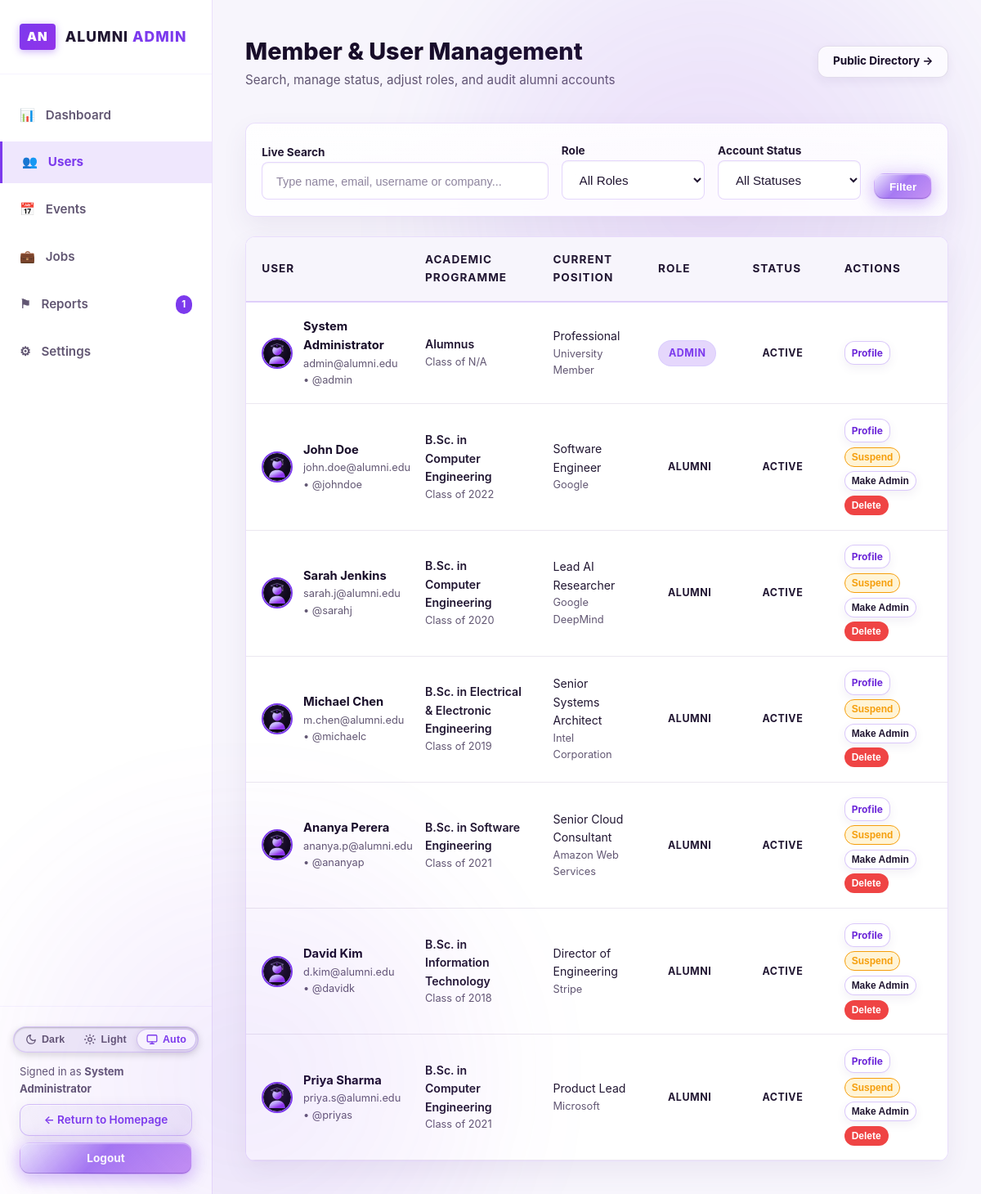
Before: /admin/users.php (signed in) with the older database file.
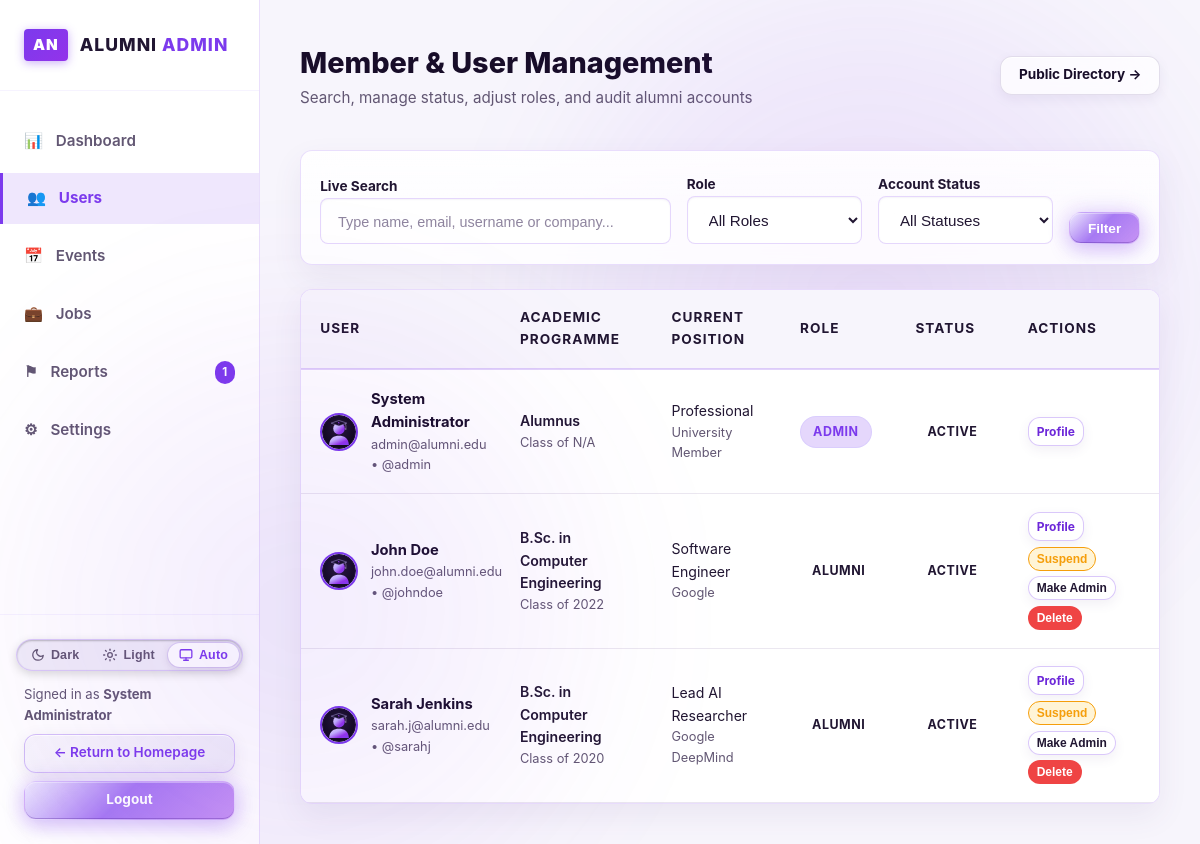
After: the same page with the newer database file.
### tables this page shows
CREATE TABLE IF NOT EXISTS users (
    id INT AUTO_INCREMENT PRIMARY KEY,
    username VARCHAR(50) NOT NULL UNIQUE,
    first_name VARCHAR(50) NOT NULL,
    last_name VARCHAR(50) NOT NULL,
    email VARCHAR(100) NOT NULL UNIQUE,
    password VARCHAR(255) NOT NULL,
    role ENUM('alumni', 'admin') NOT NULL DEFAULT 'alumni',
    status ENUM('active', 'suspended') NOT NULL DEFAULT 'active',
    created_at TIMESTAMP DEFAULT CURRENT_TIMESTAMP,
    INDEX idx_users_role (role),
    INDEX idx_users_status (status)
);

CREATE TABLE IF NOT EXISTS alumni_profiles (
    id INT AUTO_INCREMENT PRIMARY KEY,
    user_id INT NOT NULL,
    graduation_year INT NOT NULL,
    degree_programme VARCHAR(150) NOT NULL,
    department VARCHAR(150) NOT NULL,
    current_job_title VARCHAR(150) NULL,
    current_company VARCHAR(150) NULL,
    location VARCHAR(150) NULL,
    phone VARCHAR(30) NULL,
    linkedin_url VARCHAR(255) NULL,
    bio TEXT NULL,
    skills TEXT NULL,
    profile_picture VARCHAR(255) DEFAULT 'default-avatar.svg',
    is_public TINYINT(1) NOT NULL DEFAULT 1,
    updated_at TIMESTAMP DEFAULT CURRENT_TIMESTAMP ON UPDATE CURRENT_TIMESTAMP,
    INDEX idx_profiles_user (user_id),
    INDEX idx_profiles_grad_year (graduation_year),
    INDEX idx_profiles_department (department),
    FOREIGN KEY (user_id) REFERENCES users(id) ON DELETE CASCADE
);

### config/db.php (called while the page is built, shortened)
<?php
function current_user_id() {
    return $_SESSION['user_id'] ?? null;
}
$db_host = '127.0.0.1';
$db_name = 'alumni_network';
$db_user = 'root';
$db_pass = '';
try {
    $db_connected = true;
} catch (PDOException $e) {
    try {
        $root_pdo = new PDO("mysql:host={$db_host};charset=utf8mb4", $db_user, $db_pass);
        $root_pdo->exec("CREATE DATABASE IF NOT EXISTS `{$db_name}` CHARACTER SET utf8mb4 COLLATE utf8mb4_unicode_ci");
        $pdo = new PDO("mysql:host={$db_host};dbname={$db_name};charset=utf8mb4", $db_user, $db_pass, [
            PDO::ATTR_ERRMODE => PDO::ERRMODE_EXCEPTION,
            PDO::ATTR_DEFAULT_FETCH_MODE => PDO::FETCH_ASSOC
        ]);
        $schemaPath = __DIR__ . '/../database/schema.sql';
        if (file_exists($schemaPath)) {
            $sql = file_get_contents($schemaPath);
            $pdo->exec($sql);
        }
        $db_connected = true;
    } catch (Exception $sub_ex) {
        $db_connected = false;
    }
}
function get_base_url() {
    $script_dir = str_replace('\\', '/', dirname($_SERVER['SCRIPT_NAME']));
    $parts = array_values(array_filter(explode('/', trim($script_dir, '/')), function($p) {
        return $p !== '' && $p !== '.';
    }));
    if (!empty($parts) && in_array(end($parts), ['auth', 'admin', 'config', 'includes'])) {
        array_pop($parts);
    }
    $path = implode('/', $parts);
    return '/' . ($path ? $path . '/' : '');
}

### includes/functions.php (called while the page is built, shortened)
<?php
require_once __DIR__ . '/../config/db.php';
function get_user_avatar_url($profile_picture = null) {
    $baseUrl = get_base_url();
    return $baseUrl . 'assets/images/default-avatar.svg';
}

### admin/users.php (the view, shortened to what the rows shown need)
<?php
require_once __DIR__ . '/../config/db.php';
require_once __DIR__ . '/../includes/functions.php';
$baseUrl = get_base_url();
$usersList = [];
if ($db_connected && $pdo) {
    try {
        $sql = "
            SELECT u.*, p.degree_programme, p.graduation_year, p.current_company, p.current_job_title, p.profile_picture
            FROM users u
            LEFT JOIN alumni_profiles p ON p.id = (
                SELECT id FROM alumni_profiles WHERE user_id = u.id ORDER BY id DESC LIMIT 1
            )
            WHERE 1=1
        ";
        $params = [];
        $sql .= " ORDER BY (u.id = 1) DESC, u.created_at DESC";
        $stmt = $pdo->prepare($sql);
        $stmt->execute($params);
        $usersList = $stmt->fetchAll();
    } catch (Exception $e) {
        $usersList = [];
    }
}
?>
<!DOCTYPE html>
<html lang="en">
<head>
    <link rel="stylesheet" href="<?php echo $baseUrl; ?>assets/css/style.css">
</head>
<body style="background: var(--bg-color);">
<div class="admin-layout">
    <main class="admin-main">
        <div class="admin-header">
            <div>
                <h1 class="admin-title">Member & User Management</h1>
            </div>
        </div>
        <div class="card" style="padding: 0; overflow-x: auto;">
            <table class="table admin-table" id="usersTable" style="margin: 0;">
                <thead>
                    <tr>
                        <th>User</th>
                        <th>Academic Programme</th>
                        <th>Current Position</th>
                        <th>Role</th>
                        <th>Status</th>
                        <th>Actions</th>
                    </tr>
                </thead>
                <tbody>
                    <?php if (empty($usersList)): ?>
                        <tr>
                            <td colspan="6" style="text-align: center; padding: 3rem; color: var(--text-muted);">
                                No users found matching query.
                            </td>
                        </tr>
                    <?php else: ?>
                        <?php foreach ($usersList as $u): ?>
                            <tr class="user-row">
                                <td>
                                    <div style="display: flex; align-items: center; gap: 0.8rem;">
                                        <img src="<?php echo get_user_avatar_url($u['profile_picture'] ?? 'default-avatar.svg'); ?>"
                                             alt="Avatar" style="width: 38px; height: 38px; border-radius: 50%; object-fit: cover; border: 2px solid var(--accent-color);">
                                        <div>
                                            <strong class="user-fullname" style="color: var(--text-light);">
                                                <?php echo htmlspecialchars($u['first_name'] . ' ' . $u['last_name']); ?>
                                            </strong>
                                            <div class="user-email" style="font-size: 0.8rem; color: var(--text-muted);">
                                                <?php echo htmlspecialchars($u['email']); ?> &bull; @<?php echo htmlspecialchars($u['username']); ?>
                                            </div>
                                        </div>
                                    </div>
                                </td>
                                <td>
                                    <div style="font-size: 0.88rem; font-weight: 600;">
                                        <?php echo htmlspecialchars($u['degree_programme'] ?? 'Alumnus'); ?>
                                    </div>
                                    <div style="font-size: 0.8rem; color: var(--text-muted);">
                                        Class of <?php echo htmlspecialchars($u['graduation_year'] ?? 'N/A'); ?>
                                    </div>
                                </td>
                                <td>
                                    <div class="user-company" style="font-size: 0.88rem;">
                                        <?php echo htmlspecialchars($u['current_job_title'] ?? 'Professional'); ?>
                                    </div>
                                    <div style="font-size: 0.8rem; color: var(--text-muted);">
                                        <?php echo htmlspecialchars($u['current_company'] ?? 'University Member'); ?>
                                    </div>
                                </td>
                                <td>
                                    <?php if ($u['role'] === 'admin'): ?>
                                        <span class="badge" style="background: rgba(124, 58, 237, 0.2); color: var(--pale-highlight); border: 1px solid rgba(196, 181, 253, 0.3);">Admin</span>
                                    <?php else: ?>
                                        <span class="badge badge-secondary">Alumni</span>
                                    <?php endif; ?>
                                </td>
                                <td>
                                    <?php if ($u['status'] === 'active'): ?>
                                        <span class="badge badge-success">Active</span>
                                    <?php else: ?>
                                        <span class="badge badge-danger">Suspended</span>
                                    <?php endif; ?>
                                </td>
                                <td>
                                    <div style="display: flex; gap: 0.35rem; align-items: center; flex-wrap: wrap;">
                                        <a href="../profile.php?id=<?php echo $u['id']; ?>" target="_blank" class="btn btn-outline-light btn-sm" style="font-size: 0.75rem; padding: 0.25rem 0.5rem; color: var(--accent-light);" title="View Public Profile">
                                            Profile
                                        </a>
                                        <?php if ($u['id'] !== 1 && $u['id'] !== current_user_id()): ?>
                                            <form method="POST" action="users.php" style="display: inline;">
                                                <?php if ($u['status'] === 'active'): ?>
                                                    <button type="submit" class="btn btn-sm" style="background: #FFF4D6; color: var(--warning-color); border: 1px solid var(--warning-color); font-size: 0.75rem; padding: 0.25rem 0.5rem;" onclick="return confirm('Suspend this user account?');">
                                                        Suspend
                                                    </button>
                                                <?php else: ?>
                                                    <button type="submit" class="btn btn-sm btn-outline-gold" style="font-size: 0.75rem; padding: 0.25rem 0.5rem;">
                                                        Activate
                                                    </button>
                                                <?php endif; ?>
                                            </form>
                                            <form method="POST" action="users.php" style="display: inline;">
                                                <button type="submit" class="btn btn-outline-light btn-sm" style="font-size: 0.75rem; padding: 0.25rem 0.5rem; color: var(--text-color);" onclick="return confirm('Change user role to <?php echo ($u['role'] === 'admin') ? 'Alumni' : 'Admin'; ?>?');">
                                                    <?php echo ($u['role'] === 'admin') ? 'Demote' : 'Make Admin'; ?>
                                                </button>
                                            </form>
                                            <form method="POST" action="users.php" style="display: inline;">
                                                <button type="submit" class="btn btn-sm" style="background: var(--danger-color); color: #fff; font-size: 0.75rem; padding: 0.25rem 0.5rem;" onclick="return confirm('PERMANENT DELETION: Are you sure you want to completely delete this user and all associated records?');">
                                                    Delete
                                                </button>
                                            </form>
                                        <?php endif; ?>
                                    </div>
                                </td>
                            </tr>
                        <?php endforeach; ?>
                    <?php endif; ?>
                </tbody>
            </table>
        </div>
    </main>
</div>
</body>
</html>

Changed rows visible on the page:
removed alumni_profiles: profile_picture (placeholder picture), user.last_name "Michael Chen", user.email "m.chen@alumni.edu", user.username "michaelc", degree_programme "B.Sc. in Electrical & Electronic Engineering", graduation_year "2019", current_job_title "Senior Systems Architect", current_company "Intel Corporation", shows "ALUMNI", shows "Suspend", shows "Make Admin"
removed alumni_profiles: profile_picture (placeholder picture), user.last_name "Ananya Perera", user.email "ananya.p@alumni.edu", user.username "ananyap", degree_programme "B.Sc. in Software Engineering", graduation_year "2021", current_job_title "Senior Cloud Consultant", current_company "Amazon Web Services", shows "ALUMNI", shows "Suspend", shows "Make Admin"
removed alumni_profiles: profile_picture (placeholder picture), user.last_name "David Kim", user.email "d.kim@alumni.edu", user.username "davidk", degree_programme "B.Sc. in Information Technology", graduation_year "2018", current_job_title "Director of Engineering", current_company "Stripe", shows "ALUMNI", shows "Suspend", shows "Make Admin"
removed alumni_profiles: profile_picture (placeholder picture), user.last_name "Priya Sharma", user.email "priya.s@alumni.edu", user.username "priyas", degree_programme "B.Sc. in Computer Engineering", graduation_year "2021", current_job_title "Product Lead", current_company "Microsoft", shows "ALUMNI", shows "Suspend", shows "Make Admin"
